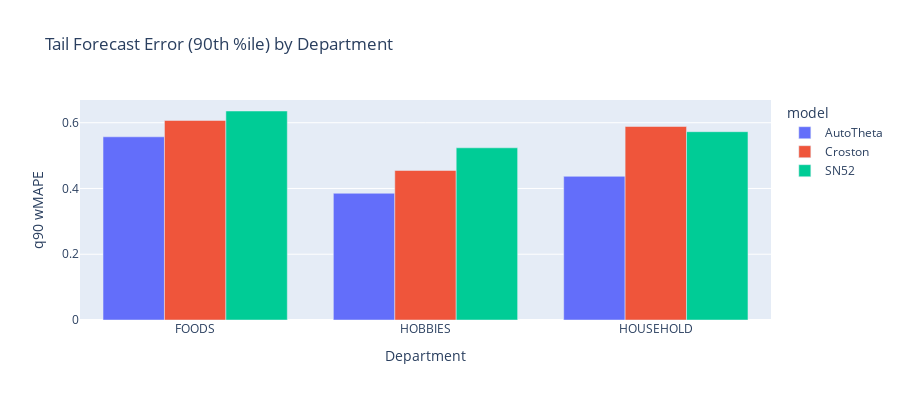
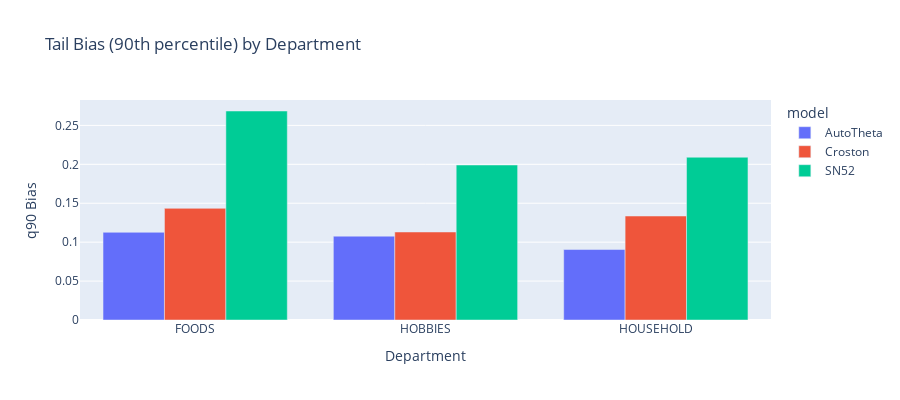

The notebook cell saved with these charts, in order:
### Code cell
import plotly.express as px

# Tail error comparison - wmape
wmape_data = metric_dist[['model', 'dept_id', 'q90_wmape']].copy()

fig1 = px.bar(
    wmape_data,
    x='dept_id',
    y='q90_wmape',
    color='model',
    barmode='group',
    title='Tail Forecast Error (90th %ile) by Department',
    labels={'q90_wmape': 'q90 wMAPE', 'dept_id': 'Department'},
    height=400
)
fig1.show()

# Bias comparison
bias_data = metric_dist[['model', 'dept_id', 'q90_bias']].copy()

fig2 = px.bar(
    bias_data,
    x='dept_id',
    y='q90_bias',
    color='model',
    barmode='group',
    title='Tail Bias (90th percentile) by Department',
    labels={'q90_bias': 'q90 Bias', 'dept_id': 'Department'},
    height=400
)
fig2.show()

# Clean comparison table - models as columns
comparison = metric_dist.pivot(index='dept_id', columns='model', values=['q90_wmape', 'q90_bias']).round(4)
display(comparison)

### Figure 1 — Plotly figure (JSON) as saved in the notebook; plotly's stock layout.template omitted (floating-point values rounded to 4 significant figures)
{"data": [{"alignmentgroup": "True", "hovertemplate": "model=AutoTheta<br>Department=%{x}<br>q90 wMAPE=%{y}<extra></extra>", "legendgroup": "AutoTheta", "marker": {"color": "#636efa", "pattern": {"shape": ""}}, "name": "AutoTheta", "offsetgroup": "AutoTheta", "orientation": "v", "showlegend": true, "textposition": "auto", "type": "bar", "x": ["FOODS", "HOBBIES", "HOUSEHOLD"], "xaxis": "x", "y": [0.5572, 0.3854, 0.4369], "yaxis": "y"}, {"alignmentgroup": "True", "hovertemplate": "model=Croston<br>Department=%{x}<br>q90 wMAPE=%{y}<extra></extra>", "legendgroup": "Croston", "marker": {"color": "#EF553B", "pattern": {"shape": ""}}, "name": "Croston", "offsetgroup": "Croston", "orientation": "v", "showlegend": true, "textposition": "auto", "type": "bar", "x": ["FOODS", "HOBBIES", "HOUSEHOLD"], "xaxis": "x", "y": [0.6069, 0.4548, 0.5885], "yaxis": "y"}, {"alignmentgroup": "True", "hovertemplate": "model=SN52<br>Department=%{x}<br>q90 wMAPE=%{y}<extra></extra>", "legendgroup": "SN52", "marker": {"color": "#00cc96", "pattern": {"shape": ""}}, "name": "SN52", "offsetgroup": "SN52", "orientation": "v", "showlegend": true, "textposition": "auto", "type": "bar", "x": ["FOODS", "HOBBIES", "HOUSEHOLD"], "xaxis": "x", "y": [0.6357, 0.5238, 0.5727], "yaxis": "y"}], "layout": {"barmode": "group", "height": 400, "legend": {"title": {"text": "model"}, "tracegroupgap": 0}, "title": {"text": "Tail Forecast Error (90th %ile) by Department"}, "xaxis": {"anchor": "y", "domain": [0, 1], "title": {"text": "Department"}}, "yaxis": {"anchor": "x", "domain": [0, 1], "title": {"text": "q90 wMAPE"}}}}

### Figure 2 — Plotly figure (JSON) as saved in the notebook; plotly's stock layout.template omitted (floating-point values rounded to 4 significant figures)
{"data": [{"alignmentgroup": "True", "hovertemplate": "model=AutoTheta<br>Department=%{x}<br>q90 Bias=%{y}<extra></extra>", "legendgroup": "AutoTheta", "marker": {"color": "#636efa", "pattern": {"shape": ""}}, "name": "AutoTheta", "offsetgroup": "AutoTheta", "orientation": "v", "showlegend": true, "textposition": "auto", "type": "bar", "x": ["FOODS", "HOBBIES", "HOUSEHOLD"], "xaxis": "x", "y": [0.1127, 0.1077, 0.09053], "yaxis": "y"}, {"alignmentgroup": "True", "hovertemplate": "model=Croston<br>Department=%{x}<br>q90 Bias=%{y}<extra></extra>", "legendgroup": "Croston", "marker": {"color": "#EF553B", "pattern": {"shape": ""}}, "name": "Croston", "offsetgroup": "Croston", "orientation": "v", "showlegend": true, "textposition": "auto", "type": "bar", "x": ["FOODS", "HOBBIES", "HOUSEHOLD"], "xaxis": "x", "y": [0.1434, 0.1131, 0.1336], "yaxis": "y"}, {"alignmentgroup": "True", "hovertemplate": "model=SN52<br>Department=%{x}<br>q90 Bias=%{y}<extra></extra>", "legendgroup": "SN52", "marker": {"color": "#00cc96", "pattern": {"shape": ""}}, "name": "SN52", "offsetgroup": "SN52", "orientation": "v", "showlegend": true, "textposition": "auto", "type": "bar", "x": ["FOODS", "HOBBIES", "HOUSEHOLD"], "xaxis": "x", "y": [0.2685, 0.1991, 0.2091], "yaxis": "y"}], "layout": {"barmode": "group", "height": 400, "legend": {"title": {"text": "model"}, "tracegroupgap": 0}, "title": {"text": "Tail Bias (90th percentile) by Department"}, "xaxis": {"anchor": "y", "domain": [0, 1], "title": {"text": "Department"}}, "yaxis": {"anchor": "x", "domain": [0, 1], "title": {"text": "q90 Bias"}}}}
